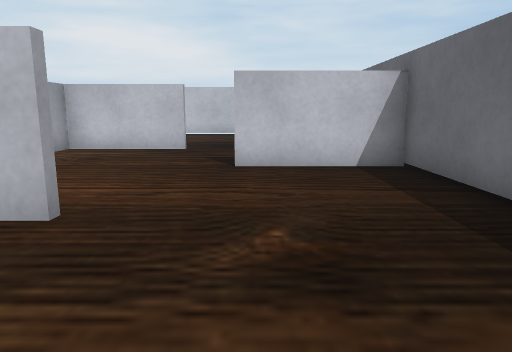
[1] (above)

16 first-person views from a walk through a Unity game level. The camera is 0.51 m above the floor, tilts 10° down and sees 70° across. The floor is counted in squares, 0.5 m on a side. Each view is taken from the middle of a square. On the plan, view 1 faces up. The plan holds only what a view shows up to about 13 squares ahead; the rest is blank. Some surface patterns are stand-ins.

[2]
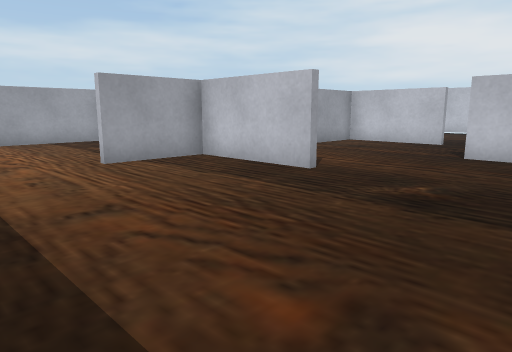

[3]
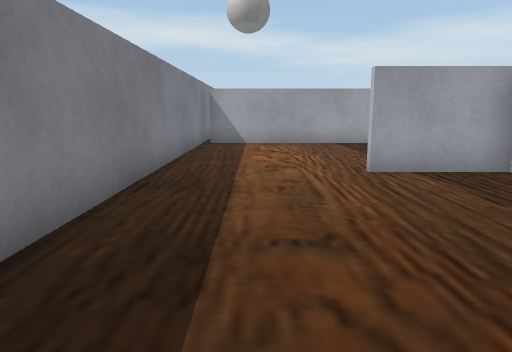

[4]
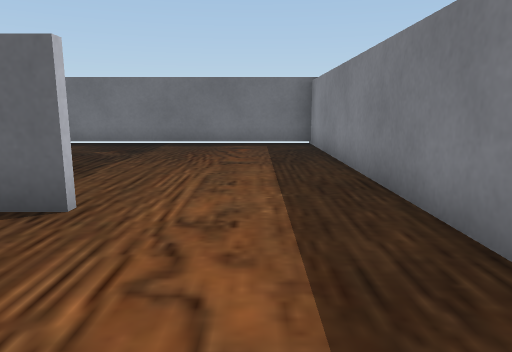

[5]
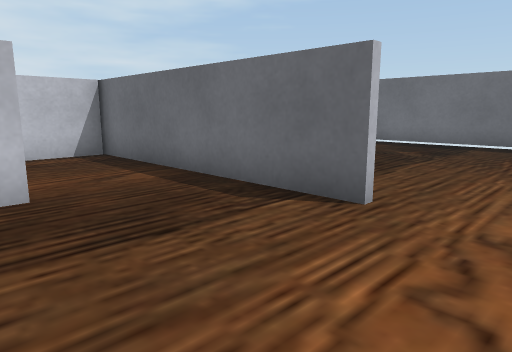

[6]
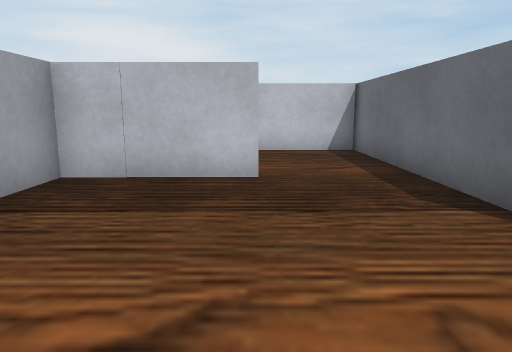

[7]
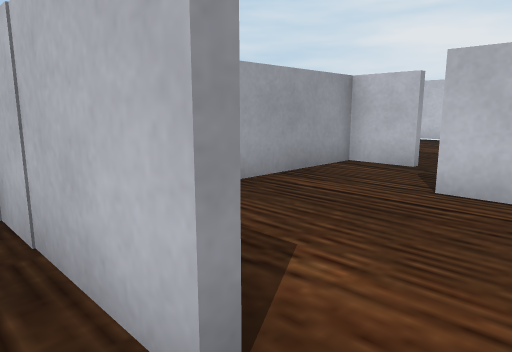

[8]
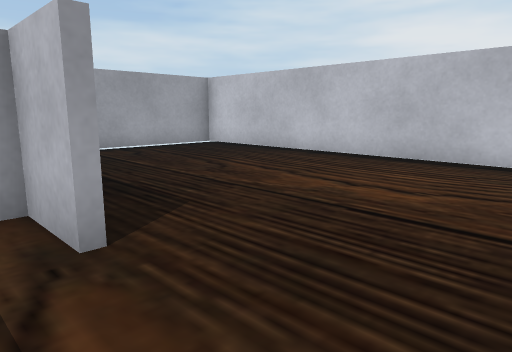

[9]
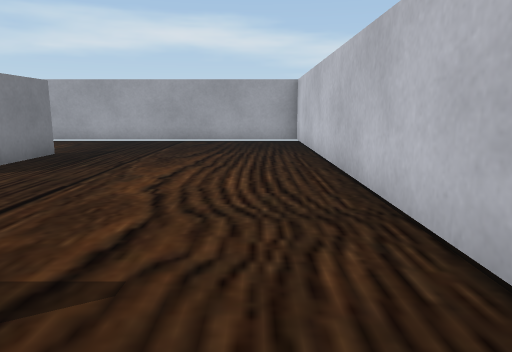

[10]
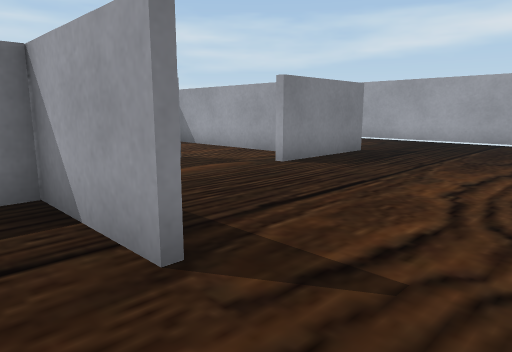

[11]
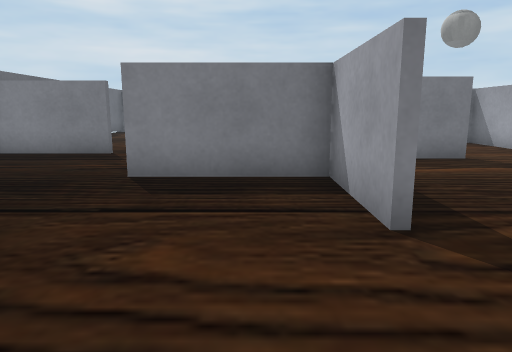

[12]
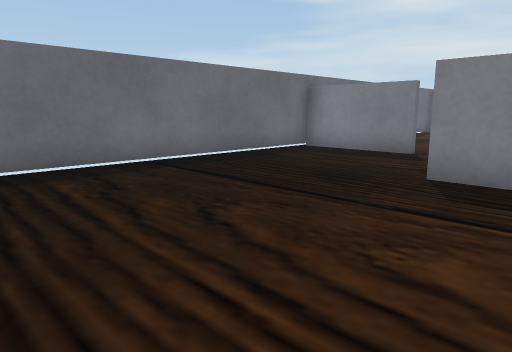

[13]
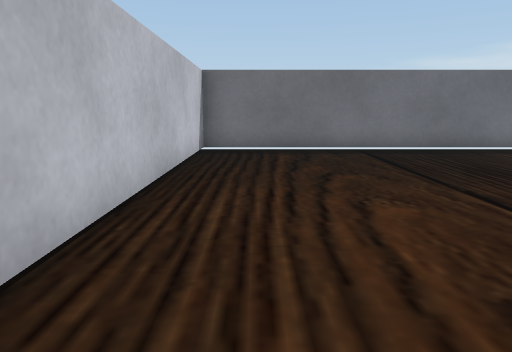

[14]
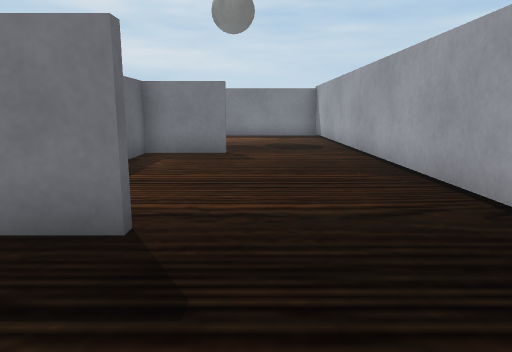

[15]
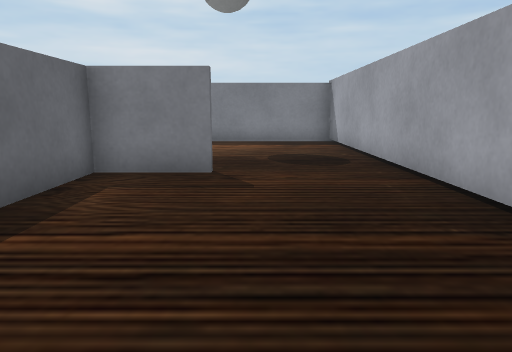

[16]
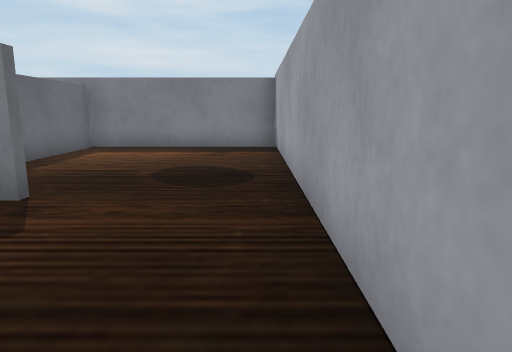

### Floor plan
Ten units are one square. View 1 is at (0, 0); x grows to the right and y downward. Boxes are objects, and circles mark ways between rooms. Rooms are numbered by the first view taken in them; rooms with no view inside come last. Other rooms are left out.
<svg viewBox="-171 -169 204 202">
<path fill="none" stroke="#000" d="M-19 -33 -52 -33 -52 -9M-53 -9 -53 -34M-79 -37 -113 -37M-19 -101 -52 -101M-52 -100 -52 -78M-111 -39 -111 25M-109 28 28 28 28 -68 -5 -68M-96 -99 -111 -99 -111 -74M-86 -80 -75 -80M-52 -103 -19 -103M-130 -101 -96 -101M-52 -130 -52 -100M-132 -39 -113 -39 -113 -62M-5 -70 28 -70 28 -164 -166 -164 -166 28 -109 28M-113 25 -113 -6M-52 -78 -86 -78M-111 -74 -111 -39M-53 -34 -53 -81"/>
<circle cx="-5" cy="-85" r="3" fill="#2a7"/>
<circle cx="-65" cy="-40" r="3" fill="#2a7"/>
<circle cx="-95" cy="-80" r="3" fill="#2a7"/>
<text x="-30" y="-20">1</text>
<text x="-90" y="-100">2</text>
<text x="-80" y="-60">3</text>
</svg>
Room 1 opens to room 2. Room 1 opens to room 3. Room 2 opens to room 3.

Where each view was taken, in squares from view 1:
view 1: 0 up, 0 right, facing up
view 2: 2 down, 2 right, facing up-left
view 3: 1 down, 1 right, facing left
view 4: 1 down, 9 left, facing right
view 5: 1 down, 9 left, facing up-right
view 6: 2 down, 8 left, facing up
view 7: 3 up, 7 left, facing up-left
view 8: 9 up, 7 left, facing up-left
view 9: 15 up, 4 left, facing left
view 10: 15 up, 4 left, facing down-left
view 11: 16 up, 4 left, facing down
view 12: 16 up, 4 left, facing down-right
view 13: 15 up, 7 left, facing right
view 14: 13 up, 14 left, facing down
view 15: 10 up, 14 left, facing down
view 16: 8 up, 16 left, facing down
